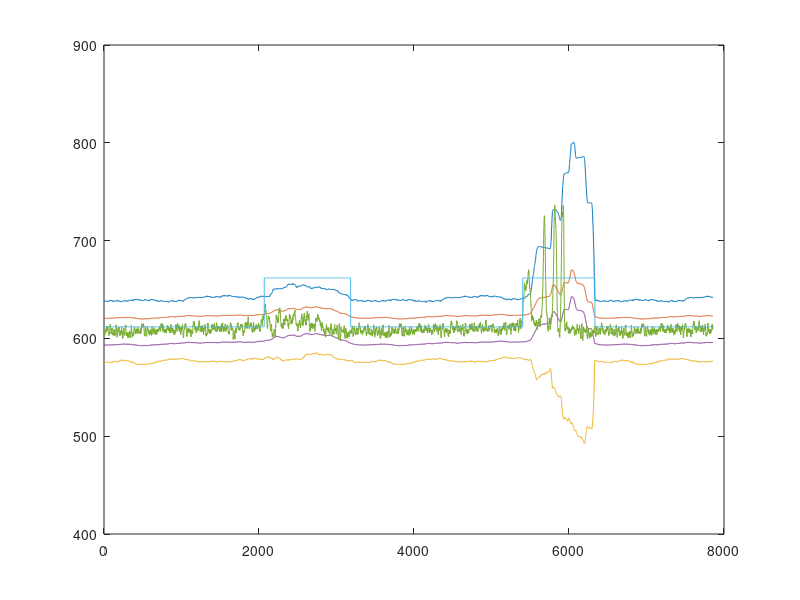

The MATLAB script that drew this image:
% This file shows an attempt to make sense of data sampled by the system
% The data was gatherd as follows:
%   - rawdata_noobject.txt contains data with no object in its los
%   - rawdata_coffecup.txt contains data with a coffeecup at the edge of
%     the los standing on the floor
%   - rawdata_cofeecup_fewerdist contains data with a coffeecup at the edne
%     of the los but much closer to the light and photo diode
%
% Main method tried in this file: Adding a delay between the standard
% deviation calculation and the sample to compare it with. Data is
% distributed as follows:
%
%  <--- Old samples                                                 New samples ----->
% [ 200 samples for the STD Dev] [200 - x samples of fifo] [x samples for comparrison]
%
% This works very well with x beeing 3 and comparing it with mean +- 2
% sigma.


clear all
f = csvread('rawdata_noobject.txt')
j = csvread('rawdata_coffecup.txt')
k = csvread('rawdata_cofeecup_fewerdist.txt')
f = [(f(:,1));(j(:,1));(f(:,1));(k(:,1));(f(:,1))];

delay = 90
d = 300 %samples in main std
e = 10  %samples in deleayed distribution

stdAtDetect = 0;

gs = std(f(1:d));
gm = mean(f(1:d))

hs = std(f(1:d))
hm = mean(f(1:d))
ga = std(f(1:d));
res = 0;
[N  dc] = size(f)
for n = 2:1:N-501
    ga = [ga std(f(n:n+d))];
    hm = [hm mean(f(n+d+delay:n+d+e+delay))];
    gs = [gs std(f(n:n+d))];
    gm = [gm mean(f(n:n+d))];
    
    if res(n-1) == 0
        stdAtDetect = gs(n);
        i = 0;
        res = [res ((hm(n) < gm(n)- 4*gs(n)/sqrt(e)) | (hm(n) > gm(n)+4*gs(n)/sqrt(e)))];
    else
        i = i + 1;
        if i > d+delay
            if stdAtDetect > gs(n)
                res = [res 0];
            else
                res = [res 1];
            end
        else
            res = [res 1];
        end
    end
end

plot(gm+3*gs)
hold on
plot(gm+4*gs(n)/sqrt(e))
plot(gm-3*gs)
plot(gm-4*gs(n)/sqrt(e))
plot(hm)
plot(mean(f)+res*50)
hold on